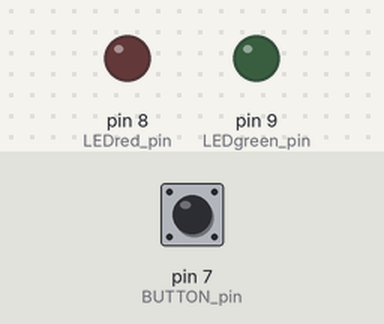
This sketch was run on a simulated Arduino Uno, built with avr-gcc and run on an emulated ATmega328P. Parts: output pins drawn as LEDs (lit = HIGH). The inputs (shaded band) are chosen by the test bench; at power-on: pin 7 (BUTTON_pin) LOW.

Above: at 1.2 s.
1.3 s: pin 7 (BUTTON_pin) pulled HIGH for 0.15 s
At 2.0 s:
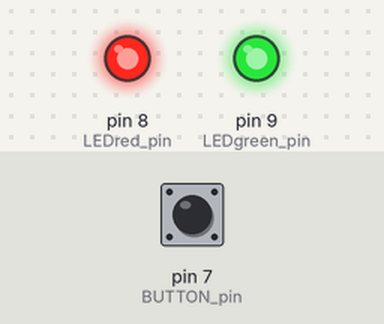
At 32.0 s:
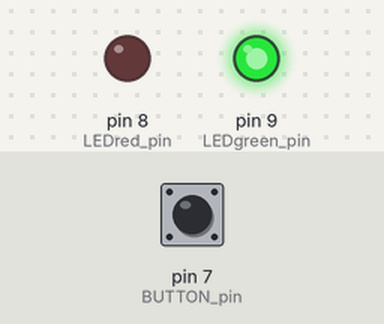
Timing chart, 0 to 32.8 s (numbered marks = the images above; inputs shaded):
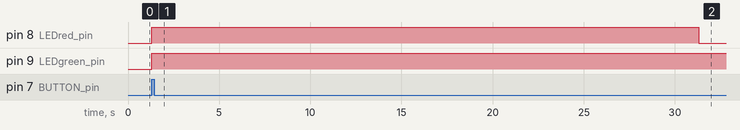

Measured:
- after the input at 1.3 s, pin 8 (LEDred_pin): LOW → HIGH at once, → LOW 30.0 s later; pin 9 (LEDgreen_pin): LOW → HIGH at once

The sketch:

Task1.1_Lights_ON.ino
```cpp
const int LEDred_pin = 8;
const int LEDgreen_pin = 9;
const int BUTTON_pin = 7;

void setup()
{
  pinMode(LEDred_pin, OUTPUT);
  pinMode(LEDgreen_pin, OUTPUT);
  pinMode(BUTTON_pin, INPUT);
}

void loop() {
  if (isButtonPressed())
  {
    runLightingSequence();
  }
  else
  {
    turnOffLights();
  }
}

// Check button state
bool isButtonPressed()
{
  return digitalRead(BUTTON_pin) == HIGH;
}

// Run the lighting sequence
void runLightingSequence()
{
  turnOnLights();            // Both LEDs ON
  delay(30000);              // Wait 30 seconds

  digitalWrite(LEDred_pin, LOW);   // Red LED OFF
  digitalWrite(LEDgreen_pin, HIGH); // Green stays ON
  delay(30000);              // Wait another 30 seconds

  digitalWrite(LEDgreen_pin, LOW);
}

// Turn LEDs ON
void turnOnLights()
{
  digitalWrite(LEDred_pin, HIGH);
  digitalWrite(LEDgreen_pin, HIGH);
}

// Turn off LEDs
void turnOffLights()
{
  digitalWrite(LEDred_pin, LOW);
  digitalWrite(LEDgreen_pin, LOW);
}
```
